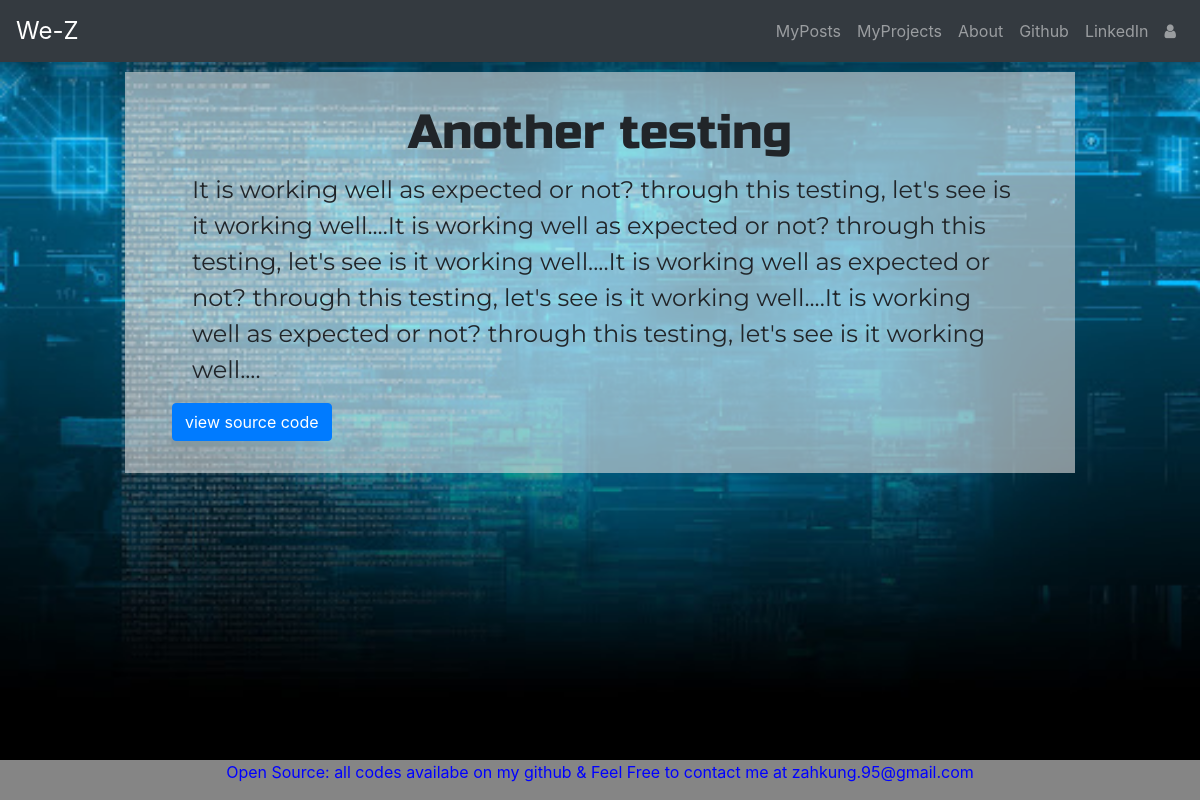
The page /projects2 on the database its author committed.
### projects/models.py (models this page shows, shortened)
class Project(models.Model):
    author = models.ForeignKey('auth.User',on_delete=models.CASCADE)
    title = models.CharField(max_length=200)
    pretext= models.TextField(max_length=150)
    text = models.TextField()
    link = models.URLField(max_length=200)
    priority = models.IntegerField(default=0)

### projects/views.py (the view)
# urls.py: path('<int:pk>',views.ProjectsDetailView.as_view(),name='project_detail'),
class ProjectsDetailView(DetailView):
    model = Project
    template_name = 'projects/project_detail.html'

### templates/projects/project_detail.html
{% extends 'porfolio/base.html' %}
{% block body_block %}
<div class="centerstage loader">
  <div class="post" style="border: 2em solid rgba(20,20,20,0);">
      <h1 class="posttitle loader">{{ project.title }}</h1>
      <p class='postcontent'>{{ project.text }}</p>
      <a class="btn btn-primary" style="margin:auto;" href="{{project.link}}">view source code</a>
  </div>
</div>
{% endblock %}

### porfolio/static/css/porfolio.css (style rules this page uses)
#bg { background-repeat: no-repeat; background-position: center; background-attachment: fixed; -webkit-background-size: cover; -moz-background-size: cover; -o-background-size: cover; background: ound-size: cover; }
.posttitle { font-family: 'Russo One', sans-serif; text-align: center; }
@media screen and (min-width: 601px) { .posttitle { font-size: 3em; } }
.postcontent { margin: 10px 5px 15px 20px; font-family: 'Montserrat'; font-size: 1.5em; }
@media screen and (min-width: 601px) { .postcontent { font-size: 1.5em; } }
.centerstage { margin-left: auto; margin-right: auto; }
.loader { filter:hue-rotate(0deg); color: linear-gradient(45deg,#0f8,#08f); animation:hue 5000ms infinite linear; }

### rows shown on the page
Project: title "Another testing", text "It is working well as expected or not? through this testing, let's see is it working well....It is working well as expected or not? through this testing, let's see is it working well....It is working well as expected or not? through this testing, let's see is it working well....It is working well as expected or not? through this testing, let's see is it working well...."
